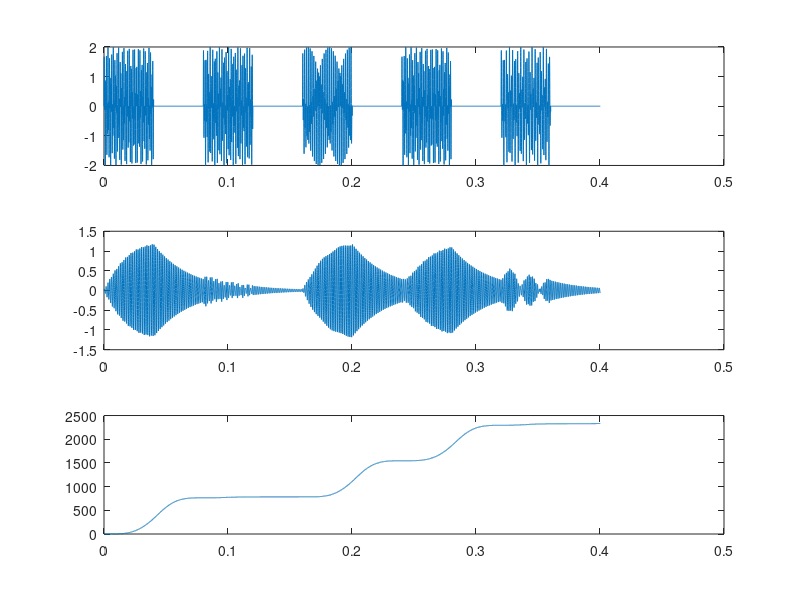

Recreate this plot in MATLAB.
function filtro697()

    %Frecuencia de Muestreo
    Fs = 44100;
    Ts = 1/Fs;
    
    t = 0:Ts:0.04;
    
    %x0 = sin(2*pi*852*t)+sin(2*pi*1209*t); %7
    %x1 = sin(2*pi*697*t)+sin(2*pi*1633*t); %A
    %x2 = sin(2*pi*941*t)+sin(2*pi*1477*t); %#
    %x3 = sin(2*pi*697*t)+sin(2*pi*1336*t); %2
    %x4 = sin(2*pi*770*t)+sin(2*pi*1209*t); %4
    
    x0 = sin(2*pi*697*t)+sin(2*pi*1633*t); %A
    x1 = 0*t;
    x2 = sin(2*pi*941*t)+sin(2*pi*1477*t); %#
    x3 = 0*t;
    x4 = sin(2*pi*697*t)+sin(2*pi*1336*t); %2
    x5 = 0*t;
    x6 = sin(2*pi*697*t)+sin(2*pi*1633*t); %A
    x7 = 0*t;
    x8 = sin(2*pi*770*t)+sin(2*pi*1209*t); %4
    x9 = 0*t;
    
    x = horzcat(x0,x1);
    x = horzcat(x,x2);
    x = horzcat(x,x3);
    x = horzcat(x,x4);
    x = horzcat(x,x5);
    x = horzcat(x,x6);
    x = horzcat(x,x7);
    x = horzcat(x,x8);
    x = horzcat(x,x9);
    
    t = 0:Ts:0.04*10+9*Ts;
    
    %Tipo 1
    %Constantes del filtro
    gain = 0.001494834340342545819096953252369530674;
    
    b0 = 1;
    b1 = 0;
    b2 = -1;
    a0 = 1;
    a1 = -1.988317610643689725691274361452087759972;
    a2 = 0.998417227816283170405142755043925717473;
    
    c0 = 1;
    c1 = 0;
    c2 = -1;
    d0 = 1;
    d1 = -1.988862765582029901167970820097252726555;
    d2 = 0.998457206963950016920250618568388745189;
    
    
    %{
    %Tipo 2
    %Constantes del filtro
    gain = 0.25791386681028977134744195609528105706;
    
    b0 = 1;
    b1 = -1.991587928200102108888813745579682290554;
    b2 = 1;
    a0 = 1;
    a1 = -1.987055571411412646654071068041957914829;
    a2 = 0.997190992485591620742013674316694959998;
    
    c0 = 1;
    c1 = -1.988463488139719181901909905718639492989;
    c2 = 1;
    d0 = 1;
    d1 = -1.987724190659003298264906334225088357925;
    d2 = 0.997273206621153707196469895279733464122;
    %}

    y = zeros(1, length(x)-1); %Vector la salida filtro 1
    z = zeros(1, length(x)-1); %Vector la salida filtro 2

    %Condiciones iniciales
    y1 = 0; %y(n-1)
    y2 = 0;
    x1 = 0;
    x2 = 0;
    z1 = 0;
    z2 = 0;
    
    %Aplicar el filtro del ejercicio 8
    for i = 1:length(x)
        y(i) = (gain*(b0*x(i)+b1*x1+b2*x2)-a1*y1-a2*y2)/a0;
        y2 = y1;
        y1 = y(i);
        x2 = x1;
        x1 = x(i);
    end
    
    for i = 1:length(y)
        z(i) = (gain*(c0*y(i)+c1*y1+c2*y2)-d1*z1-d2*z2)/d0;
        z2 = z1;
        z1 = z(i);
        y2 = y1;
        y1 = y(i);
    end
    
    %x = x.^2;
    %y = y.^2;
    z = z.^2;
    
    %for i = 1:length(x)
    %    x(i) = x(i)+xep;
    %    xep = x(i);
    %end
    
    zp = 0;
    for i = 1:length(z)
        z(i) = z(i)+zp;
        zp = z(i);
    end
    
    figure;
    subplot(3,1,1);
    plot(t,x);
    
    subplot(3,1,2);
    plot(t,y);
    
    subplot(3,1,3);
    plot(t,z);
end